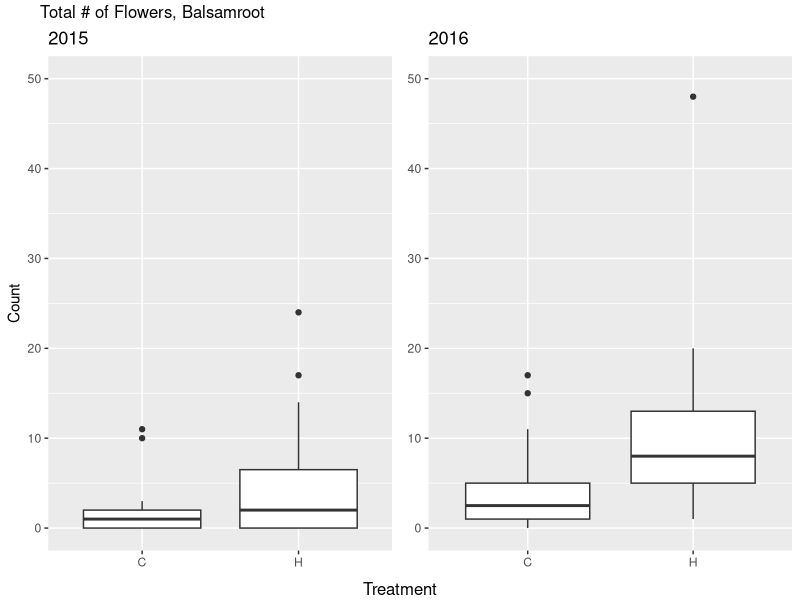
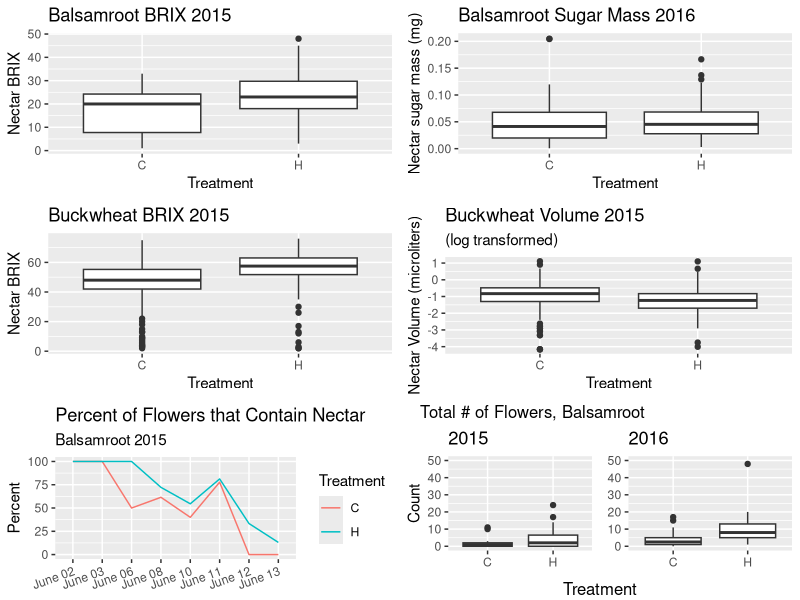

Generate these figures, in order, with R:
library(ggplot2)
library(dplyr)
library(reshape)
library(gridExtra)

setwd("D:/Iowa State University/Debinski Lab/Nectar data/MAL")

#Balsamroot
balssug15 <- read.csv("nectar analysis/data files/balssugar15.csv", header = T)
balssug16 <- read.csv("nectar analysis/data files/balssugar16.csv", header = T)
balssug15$lnmass <- log(balssug15$mass)
balssug16$lnmass <- log(balssug16$mass)

balspa <- read.csv("nectar analysis/data files/balsam15.csv", header = T)
balspa$necpres[balspa$volume != "0"] <- "1"
balspa$necpres[balspa$volume == "0"] <- "0"
balspa$necpres <- as.factor(balspa$necpres)
balspa <- balspa[,-c(2,4:7)]
balspa$datechr <- as.character(balspa$date)
balspa$datechr <- gsub("2015-", "", balspa$datechr)
balspa$datechr <- gsub("06-", "June ", balspa$datechr)
balspa$datechr <- as.factor(balspa$datechr)
balspa <- balspa[,2:4]

#Buckwheat
buckvol15 <- read.csv("nectar analysis/data files/buckvol15.csv", header = T)
bucksug15 <- read.csv("nectar analysis/data files/bucksugar15.csv", header = T)
buckvol15$lnvol <- log(buckvol15$volume)


#Plots

bals15brix <- ggplot(balssug15, aes(x=treatment, y=BRIX)) + geom_boxplot() +
  xlab("Treatment") +
  ylab("Nectar BRIX") + ggtitle("Balsamroot BRIX 2015")

bals16mass <- ggplot(balssug16, aes(x=treatment, y=mass)) + geom_boxplot() +
  xlab("Treatment") +
  ylab("Nectar sugar mass (mg)") + ggtitle("Balsamroot Sugar Mass 2016")

buck15volln <- ggplot(buckvol15, aes(x=treatment, y=lnvol)) + geom_boxplot() +
  labs( x = "Treatment", y = "Nectar Volume (microliters)", title = "Buckwheat Volume 2015", subtitle = "(log transformed)")

buck15brix <- ggplot(bucksug15, aes(x=treatment, y=BRIX)) + geom_boxplot() +
  xlab("Treatment") +
  ylab("Nectar BRIX") + ggtitle("Buckwheat BRIX 2015")

prestable <- table(balspa)
presdf <- melt(prestable); rm(prestable)
totalsdf <- summarize(group_by(presdf, datechr, treatment), sum(value))
presdf <- merge(presdf, totalsdf); rm(totalsdf)
presdf <- presdf[which(presdf$necpres == 1),]
presdf$percent <- presdf$value/presdf$`sum(value)` * 100
levels(presdf$datechr) <- c(levels(presdf$datechr), "June 04", "June 05", "June 07", "June 09")

necpres <- ggplot(presdf, aes(x = datechr, y = percent, color = treatment, group = treatment)) +
  geom_line() + theme(axis.text.x = element_text(angle=20, hjust=1, vjust=1)) +
  theme(axis.title.x=element_blank()) +
  labs(y = "Percent", title = "Percent of Flowers that Contain Nectar",
       subtitle = "Balsamroot 2015", color = "Treatment")

flowers <- read.csv("nectar analysis/data files/raw data/Balsamroot phenology/TotalFlowersPerPlant.csv", header = T, as.is = T)
names(flowers)[4:5] <- c("count15", "count16")
flowers$treatment <- as.factor(flowers$treatment)

g1 <- ggplot(flowers, aes(x = treatment, y = count15)) + geom_boxplot() +
  ylim(0, 50) + labs(title = "2015", x = NULL, y = "Count")
g2 <- ggplot(flowers, aes(x = treatment, y = count16)) + geom_boxplot() +
  ylim(0, 50) + labs(title = "2016", x = NULL, y = NULL)
totflow <- grid.arrange(g1, g2, ncol = 2, top = grid::textGrob("Total # of Flowers, Balsamroot",x=0.05,hjust=0), bottom = "Treatment")

grid.arrange(bals15brix, bals16mass, buck15brix, buck15volln, necpres, totflow, ncol=2)


###  Old code
#flowers <- read.csv("nectar analysis/data files/raw data/Balsamroot phenology/TotalFlowersPerPlant.csv", header = T, as.is = T)
#flowers$total <- apply(flowers[4:5], 1, sum)
#flowers <- flowers[,-c(1,3:5)]
#flowers$treatment <- as.factor(flowers$treatment)

#totflow <- ggplot(flowers, aes(x = total)) + geom_histogram(binwidth = 1) + facet_grid(treatment~.) +
#  labs(title = "Total Flowers", subtitle = "by treatment, Balsamroot 2015 + 2016", x = "Total Flowers", y = "Count of Plants") 

#necpa <- ggplot(balspa, aes(x = datechr, fill = necpres)) +
#  theme(axis.text.x = element_text(angle=20, hjust=1, vjust=1)) +
#  theme(axis.title.x=element_blank()) +
#  geom_bar(position = "fill") +
#  scale_fill_manual(values=c("gray30", "grey70"), labels=c("Absent", "Present")) +
#  labs(y = "Percent", title = "Nectar Presence/Absence", subtitle = "by treatment, Balsamroot 2015") +
#  guides(fill=guide_legend(title=NULL, reverse = TRUE)) +
#  facet_grid(treatment~.)
